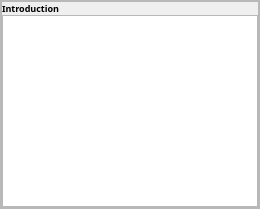
              <widget class="QWidget" name="widgetContentLeft" native="true">
               <property name="font">
                <font>
                 <pointsize>7</pointsize>
                </font>
               </property>
               <layout class="QHBoxLayout" name="horizontalLayout_3">
                <property name="spacing">
                 <number>0</number>
                </property>
                <property name="leftMargin">
                 <number>0</number>
                </property>
                <property name="topMargin">
                 <number>0</number>
                </property>
                <property name="rightMargin">
                 <number>0</number>
                </property>
                <property name="bottomMargin">
                 <number>0</number>
                </property>
                <item>
                 <widget class="QFrame" name="frame_ContentLeft">
                  <property name="styleSheet">
                   <string notr="true"/>
                  </property>
                  <property name="frameShape">
                   <enum>QFrame::StyledPanel</enum>
                  </property>
                  <property name="frameShadow">
                   <enum>QFrame::Raised</enum>
                  </property>
                  <layout class="QVBoxLayout" name="verticalLayout_3" stretch="0">
                   <property name="spacing">
                    <number>0</number>
                   </property>
                   <property name="leftMargin">
                    <number>0</number>
                   </property>
                   <property name="topMargin">
                    <number>0</number>
                   </property>
                   <property name="rightMargin">
                    <number>0</number>
                   </property>
                   <property name="bottomMargin">
                    <number>0</number>
                   </property>
                   <item>
                    <widget class="QFrame" name="lowerframe_frame">
                     <property name="styleSheet">
                      <string notr="true"/>
                     </property>
                     <property name="frameShape">
                      <enum>QFrame::StyledPanel</enum>
                     </property>
                     <property name="frameShadow">
                      <enum>QFrame::Raised</enum>
                     </property>
                     <layout class="QVBoxLayout" name="verticalLayout_7" stretch="0,0">
                      <property name="spacing">
                       <number>0</number>
                      </property>
                      <property name="leftMargin">
                       <number>0</number>
                      </property>
                      <property name="topMargin">
                       <number>0</number>
                      </property>
                      <property name="rightMargin">
                       <number>0</number>
                      </property>
                      <property name="bottomMargin">
                       <number>0</number>
                      </property>
                      <item>
                       <widget class="QLabel" name="labelIntro_lowerframe_lowerframe">
                        <property name="minimumSize">
                         <size>
                          <width>200</width>
                          <height>0</height>
                         </size>
                        </property>
                        <property name="font">
                         <font>
                          <family>微软雅黑</family>
                          <weight>75</weight>
                          <bold>true</bold>
                         </font>
                        </property>
                        <property name="text">
                         <string>Introduction</string>
                        </property>
                       </widget>
                      </item>
                      <item>
                       <widget class="QTextBrowser" name="textBrowserIntro_lowerframe_lowerframe">
                        <property name="html">
                         <string>&lt;!DOCTYPE HTML PUBLIC &quot;-//W3C//DTD HTML 4.0//EN&quot; &quot;http://www.w3.org/TR/REC-html40/strict.dtd&quot;&gt;
&lt;html&gt;&lt;head&gt;&lt;meta name=&quot;qrichtext&quot; content=&quot;1&quot; /&gt;&lt;style type=&quot;text/css&quot;&gt;
p, li { white-space: pre-wrap; }
&lt;/style&gt;&lt;/head&gt;&lt;body style=&quot; font-family:'SimSun'; font-size:9pt; font-weight:400; font-style:normal;&quot;&gt;
&lt;p style=&quot;-qt-paragraph-type:empty; margin-top:0px; margin-bottom:0px; margin-left:0px; margin-right:0px; -qt-block-indent:0; text-indent:0px;&quot;&gt;&lt;br /&gt;&lt;/p&gt;&lt;/body&gt;&lt;/html&gt;</string>
                        </property>
                       </widget>
                      </item>
                     </layout>
                    </widget>
                   </item>
                  </layout>
                 </widget>
                </item>
               </layout>
              </widget>
